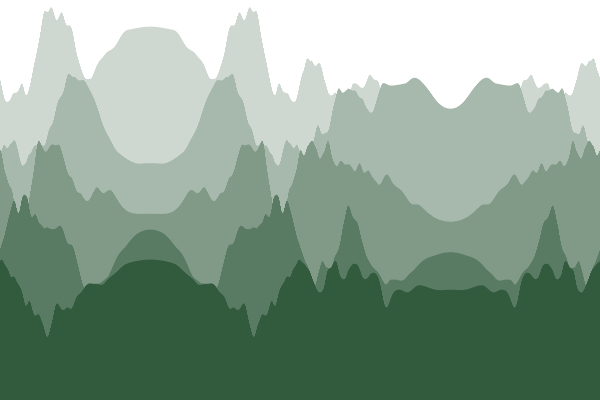
Frame 1 (no input)
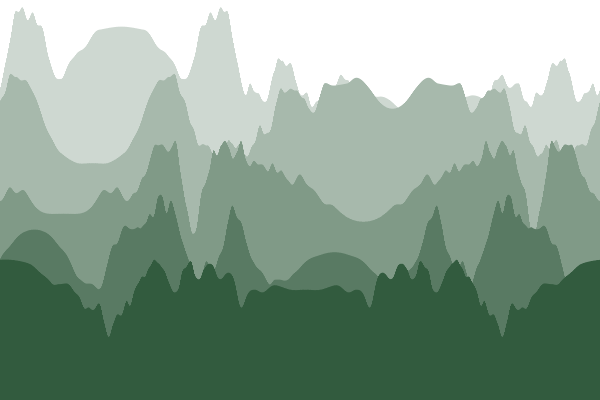
Frame 60 (the mouse pressed at the canvas centre just before this capture)
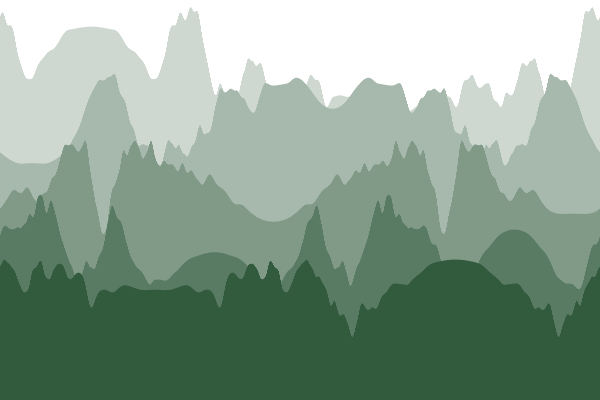
Frame 120 (the mouse held since frame 60 and released just before this capture)

The Processing sketch that drew these frames (run headless with seeded random() and noise(); from frame 60 on, the mouse is pressed at the canvas centre):

// Processing sketch: Landscape
// ── Landscape.pde
/**
  Dynamic Landscape Background
  Author: Ziran Gong
  CITE: Casablanca
*/

float theta, step;  
int num=5, frames = 1200;  
Mountain[] layers = new Mountain[num];

void setup() {  
  size(600, 400);  
  step = (height-120)/num;  
  for (int i=0; i<num; i++) {  
    layers[i] = new Mountain(-20+i*step, random(1000), i+1);
  }
}  

void draw() {  
  background(#ffffff);  
  for (int i=0; i<layers.length; i++) {  
    color col = lerpColor(#0B3C19, #ffffff, 0.8-0.8/num*i);  
    fill(col);  
    layers[i].display();
  }  
  theta += TWO_PI/frames;  
}  

class Mountain {  

  float start, noize, speed;  
  float y1, y2;  

  Mountain(float _start, float _noize, float _speed) {  
    start = _start;  
    noize = _noize;  
    speed = _speed;
  }  

  void display() {  
    y1 = y2;  
    noStroke();  
    for (int x=0; x<width; x+=1) {  
      float y = start + noise(noize+sin(y1)*3)*step*3.5;  
      rect(x, height, 1, -height+y);  
      y1+=TWO_PI/(width);
    }  
    y2=theta*speed;
  }
}  
